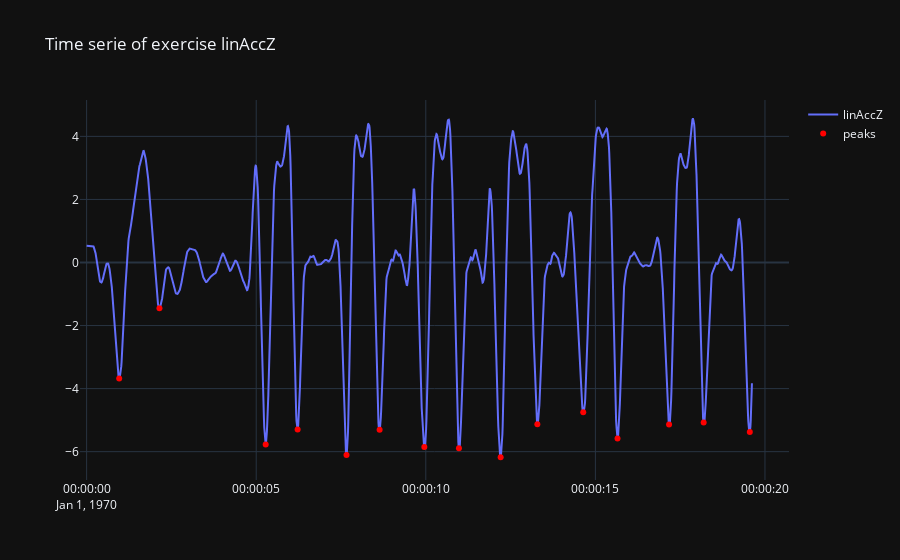

Write notebook code for a chart like this one.
### Code cell
import plotly.graph_objects as go

# Crear la figura de la serie de tiempo
fig = go.Figure()

# Añadir la línea de la serie de tiempo
fig.add_trace(go.Scatter(x=prim_1000.index, y=prim_1000['linAccZ'], mode='lines', name='linAccZ'))

# Filtrar los índices de los picos
peaks_indices = prim_1000.index[prim_1000['peaks'].notna()]

# Añadir marcadores para los picos en la gráfica
fig.add_trace(go.Scatter(x=peaks_indices, y=prim_1000.loc[peaks_indices, 'linAccZ'],
                         mode='markers', marker=dict(color='red'), name='peaks'))

# Establecer el título de la gráfica
fig.update_layout(title='Time serie of exercise linAccZ')

# Mostrar la gráfica
fig.show()

### Figure 1 — Plotly figure (JSON) as saved in the notebook; plotly's stock layout.template omitted (floating-point values rounded to 4 significant figures; data arrays with more than 128 entries replaced by an {"elided": "..."} marker saying what was removed)
{"data": [{"mode": "lines", "name": "linAccZ", "x": {"elided": "2000 str values"}, "y": {"elided": "2000 float values"}, "type": "scatter"}, {"marker": {"color": "red"}, "mode": "markers", "name": "peaks", "x": ["1970-01-01T00:00:00.960000", "1970-01-01T00:00:02.147000", "1970-01-01T00:00:05.279000", "1970-01-01T00:00:06.221000", "1970-01-01T00:00:07.662000", "1970-01-01T00:00:08.638000", "1970-01-01T00:00:09.957000", "1970-01-01T00:00:10.977000", "1970-01-01T00:00:12.207000", "1970-01-01T00:00:13.289000", "1970-01-01T00:00:14.642000", "1970-01-01T00:00:15.653000", "1970-01-01T00:00:17.172000", "1970-01-01T00:00:18.193000", "1970-01-01T00:00:19.553000"], "y": [-3.677, -1.454, -5.774, -5.298, -6.106, -5.307, -5.855, -5.893, -6.177, -5.131, -4.751, -5.58, -5.138, -5.077, -5.375], "type": "scatter"}], "layout": {"title": {"text": "Time serie of exercise linAccZ"}}}
